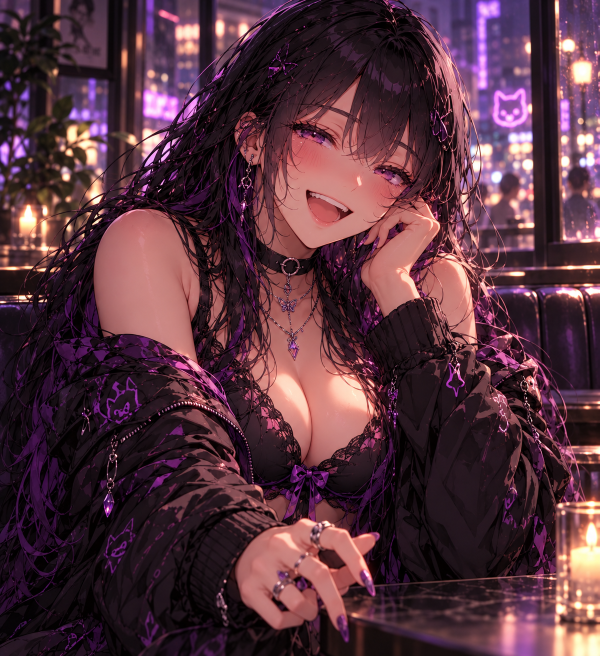
#> input picture images/characters/kuro/kuro_happy_neon_cafe.png, 1199 x 1312 px, found by its file name (shown at 1/2 size)
$ python resize_image_test.py
#> lines starting #> are read from the running program, lines starting #| are printed output that depends on the picture
from pathlib import Path
from PIL import Image, ImageFilter, ImageEnhance

source = Path("images/characters/kuro/kuro_happy_neon_cafe.png")
target = Path("images/characters/kuro/kuro_happy_neon_cafe_landscape_test.png")
canvas_size = (1280, 720)

with Image.open(source) as opened:
#> opened is the input picture: PIL image 1199x1312 RGB; mean R, G, B 85.7, 50.7, 62
    original = opened.convert("RGBA")
    # Create a 16:9 background from the same artwork, blurred to fill the wide canvas.
    background = original.convert("RGB")
    scale = max(canvas_size[0] / background.width, canvas_size[1] / background.height)
    bg_size = (round(background.width * scale), round(background.height * scale))
    background = background.resize(bg_size, Image.Resampling.LANCZOS)
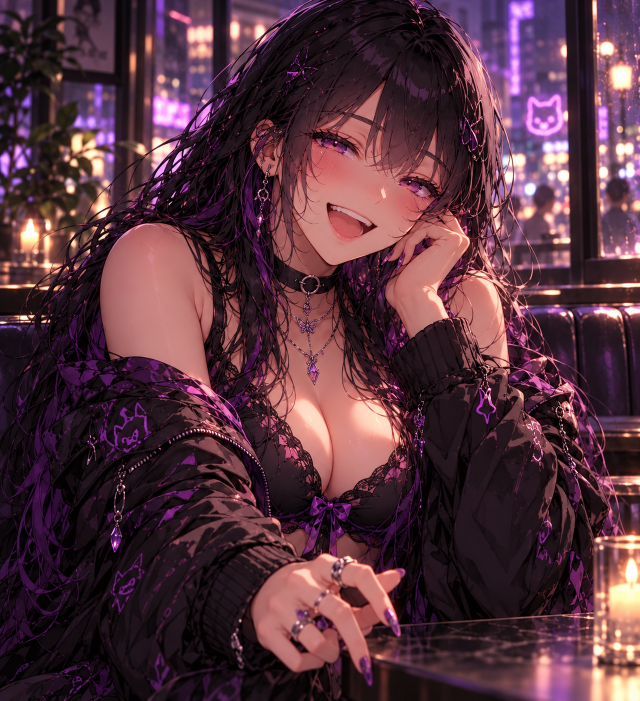
#> background: PIL image 1280x1401 RGB (shown at 1/2 size); mean R, G, B 85.7, 50.8, 62
    left = (background.width - canvas_size[0]) // 2
    top = (background.height - canvas_size[1]) // 2
    background = background.crop((left, top, left + canvas_size[0], top + canvas_size[1]))
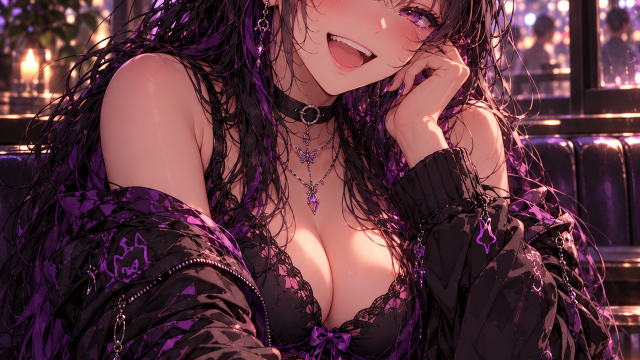
#> background: PIL image 1280x720 RGB (shown at 1/2 size); mean R, G, B 91.8, 52.8, 61.5
    background = background.filter(ImageFilter.GaussianBlur(28))
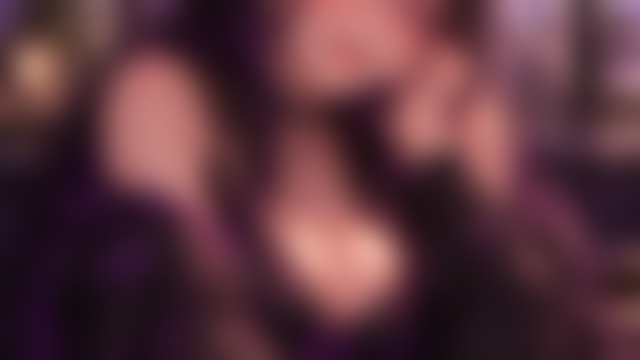
#> background: PIL image 1280x720 RGB (shown at 1/2 size); mean R, G, B 91.9, 52.8, 61.6
    background = ImageEnhance.Brightness(background).enhance(0.58)
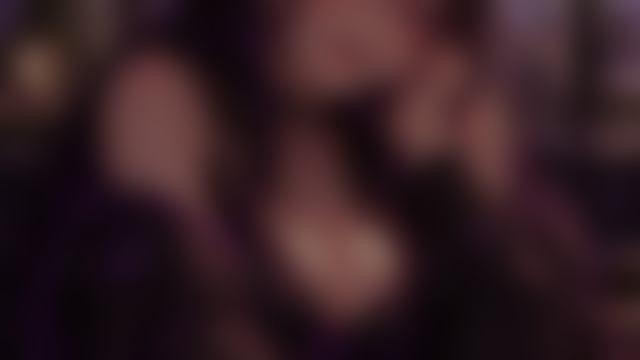
#> background: PIL image 1280x720 RGB (shown at 1/2 size); mean R, G, B 52.8, 30.1, 35.2

    # Keep the entire original image visible, without cropping or distorting it.
    foreground = original.copy()
    foreground.thumbnail(canvas_size, Image.Resampling.LANCZOS)
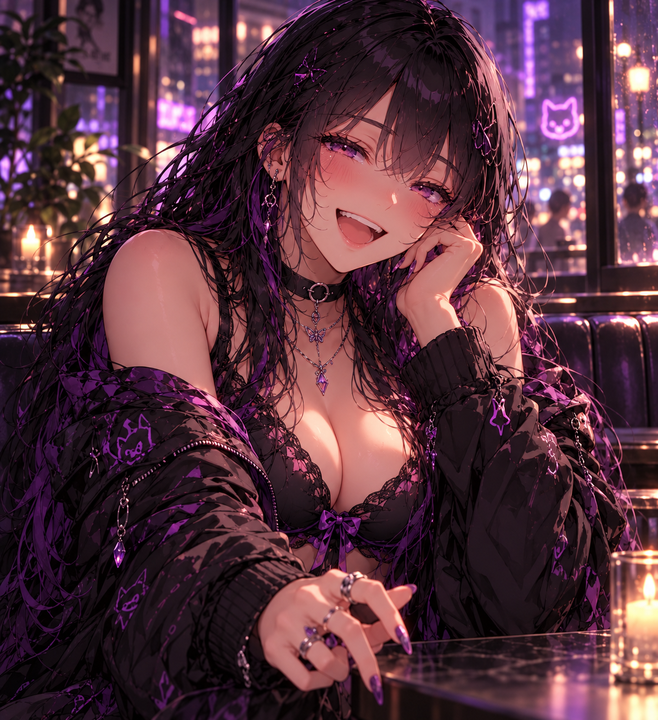
#> foreground: PIL image 658x720 RGBA; mean R, G, B, A 85.7, 50.8, 62, 255
    x = (canvas_size[0] - foreground.width) // 2
    y = (canvas_size[1] - foreground.height) // 2
    background = background.convert("RGBA")
#> background: PIL image 1280x720 RGBA
    background.alpha_composite(foreground, (x, y))
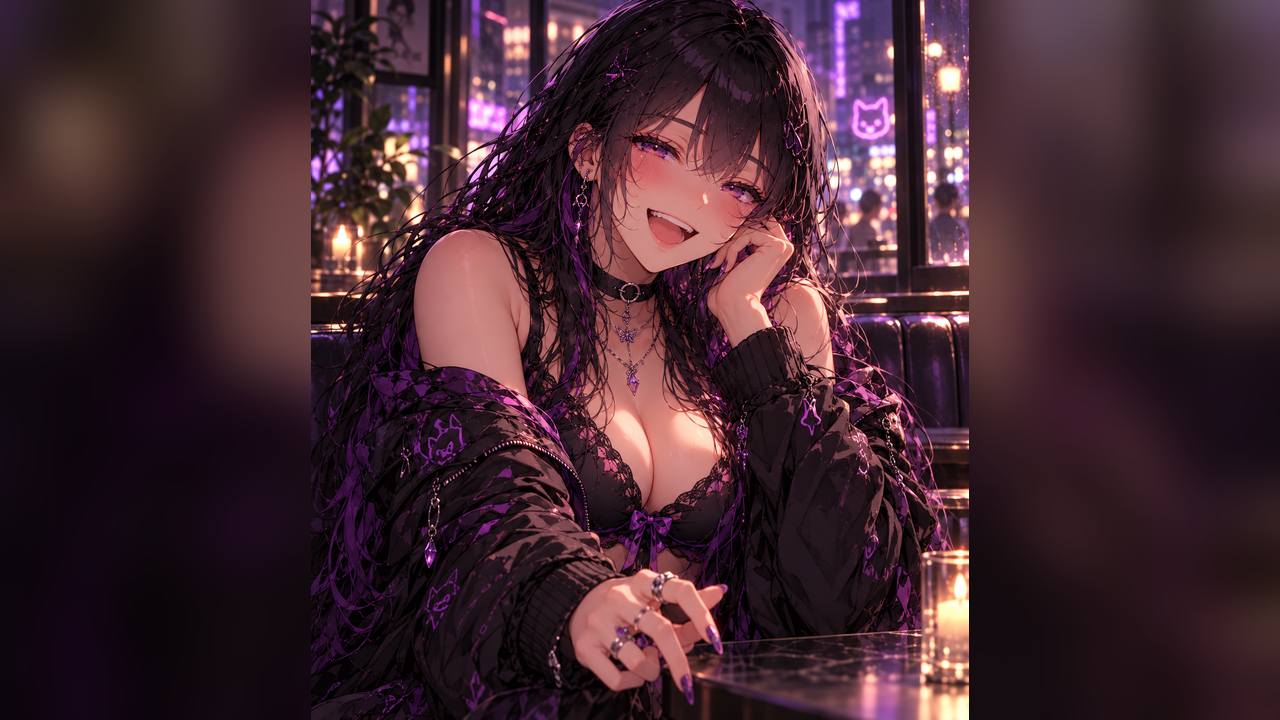
#> background: PIL image 1280x720 RGBA; mean R, G, B, A 66.2, 39.1, 48, 255
    background.convert("RGB").save(target, format="PNG", optimize=True)

    print(f"Original dimensions: {original.width}x{original.height}")
#| Original dimensions: 1199x1312
    print(f"Landscape dimensions: {canvas_size[0]}x{canvas_size[1]}")
    print("Original artwork is fully visible; no cropping or stretching.")
#> (the run stopped early here; a loop or call above may not have finished)

$ run again, with images/characters/kuro/kuro_affectionate_tender_gaze.png copied over images/characters/kuro/kuro_happy_neon_cafe.png
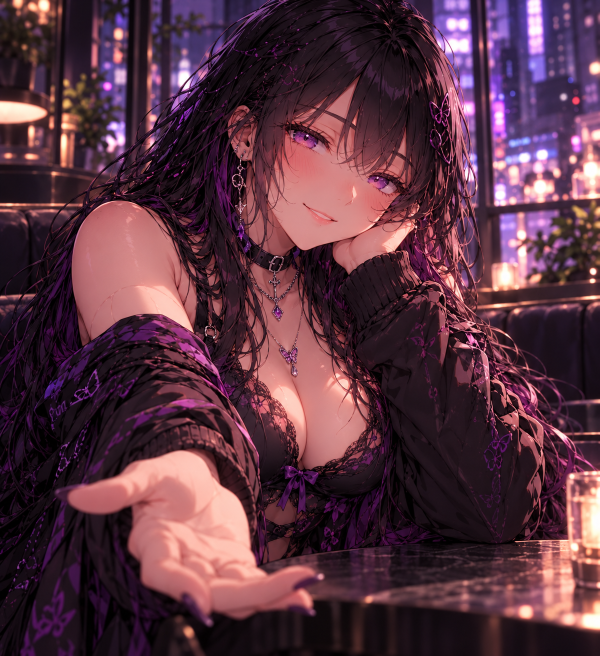
#> input picture images/characters/kuro/kuro_affectionate_tender_gaze.png, 1199 x 1312 px, found by its file name (shown at 1/2 size)
#> opened is the input picture: PIL image 1199x1312 RGB; mean R, G, B 88.5, 52, 65.5
#> `background = ImageEnhance.Brightness(background).enhance(0.58)`:
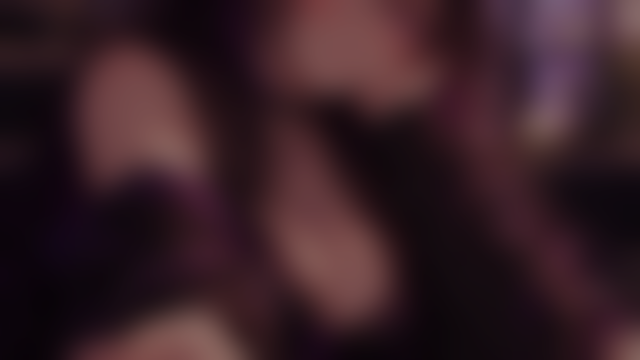
#> background: PIL image 1280x720 RGB (shown at 1/2 size); mean R, G, B 54.9, 31.1, 37.5
#> `background.alpha_composite(foreground, (x, y))`:
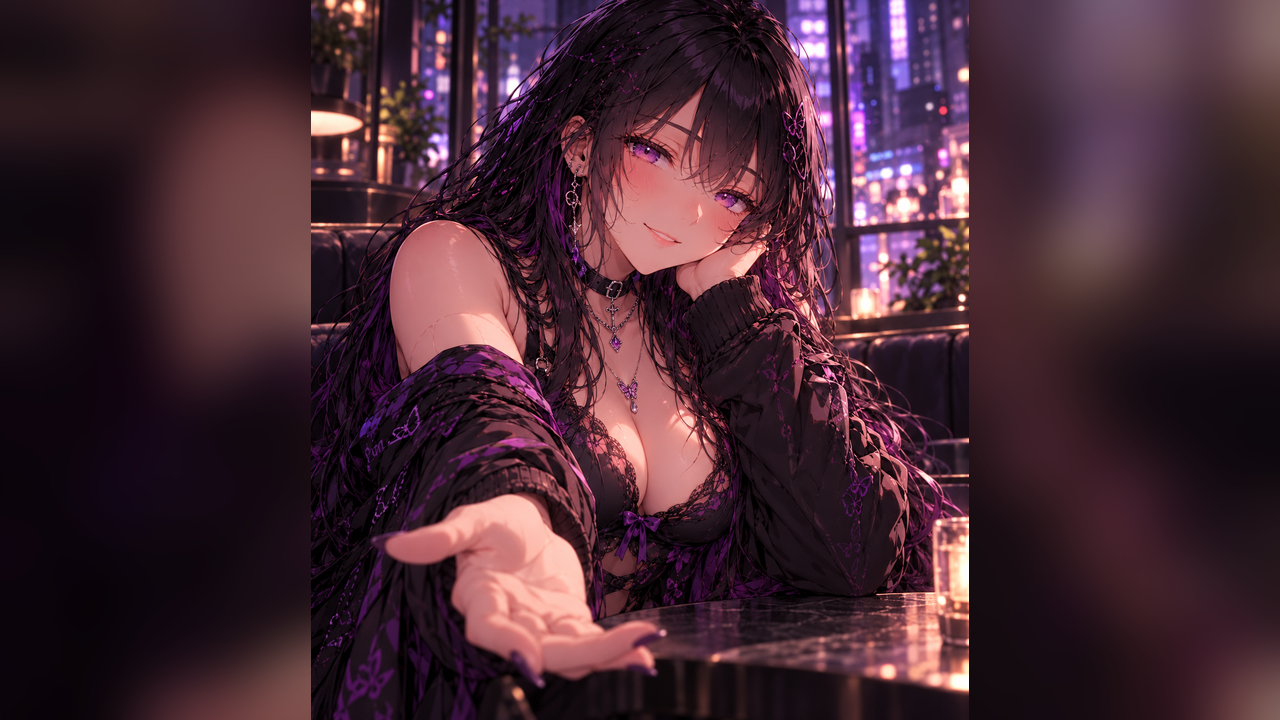
#> background: PIL image 1280x720 RGBA; mean R, G, B, A 69.2, 40.5, 51.3, 255
#| Original dimensions: 1199x1312

$ run again, with images/characters/kuro/kuro_angry_neon_cafe.png copied over images/characters/kuro/kuro_happy_neon_cafe.png
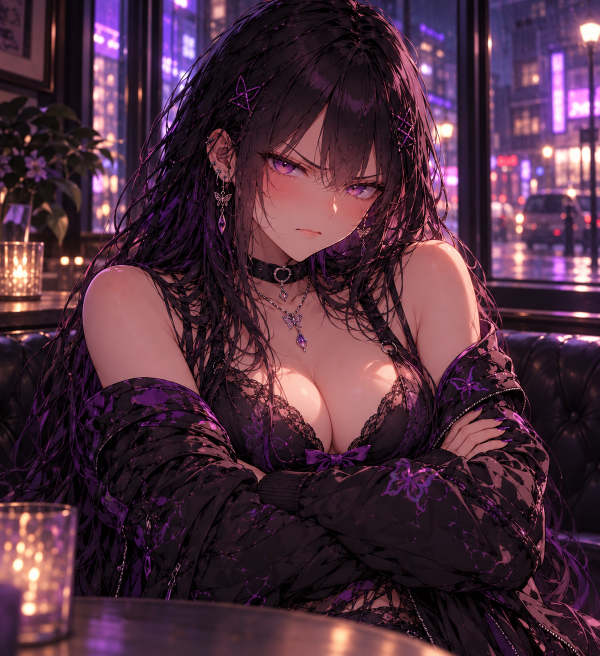
#> input picture images/characters/kuro/kuro_angry_neon_cafe.png, 1199 x 1312 px, found by its file name (shown at 1/2 size)
#> opened is the input picture: PIL image 1199x1312 RGB; mean R, G, B 77.3, 45.7, 61.5
#> `background = ImageEnhance.Brightness(background).enhance(0.58)`:
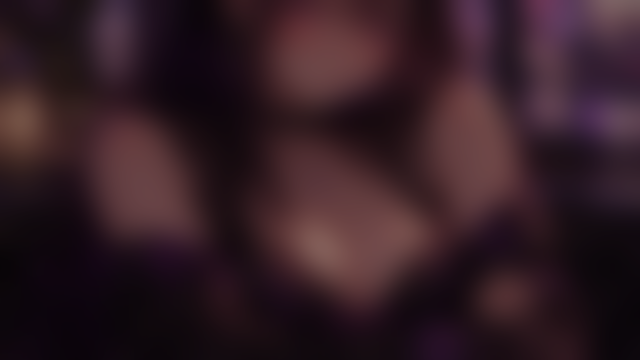
#> background: PIL image 1280x720 RGB (shown at 1/2 size); mean R, G, B 50.8, 29.3, 36.5
#> `background.alpha_composite(foreground, (x, y))`:
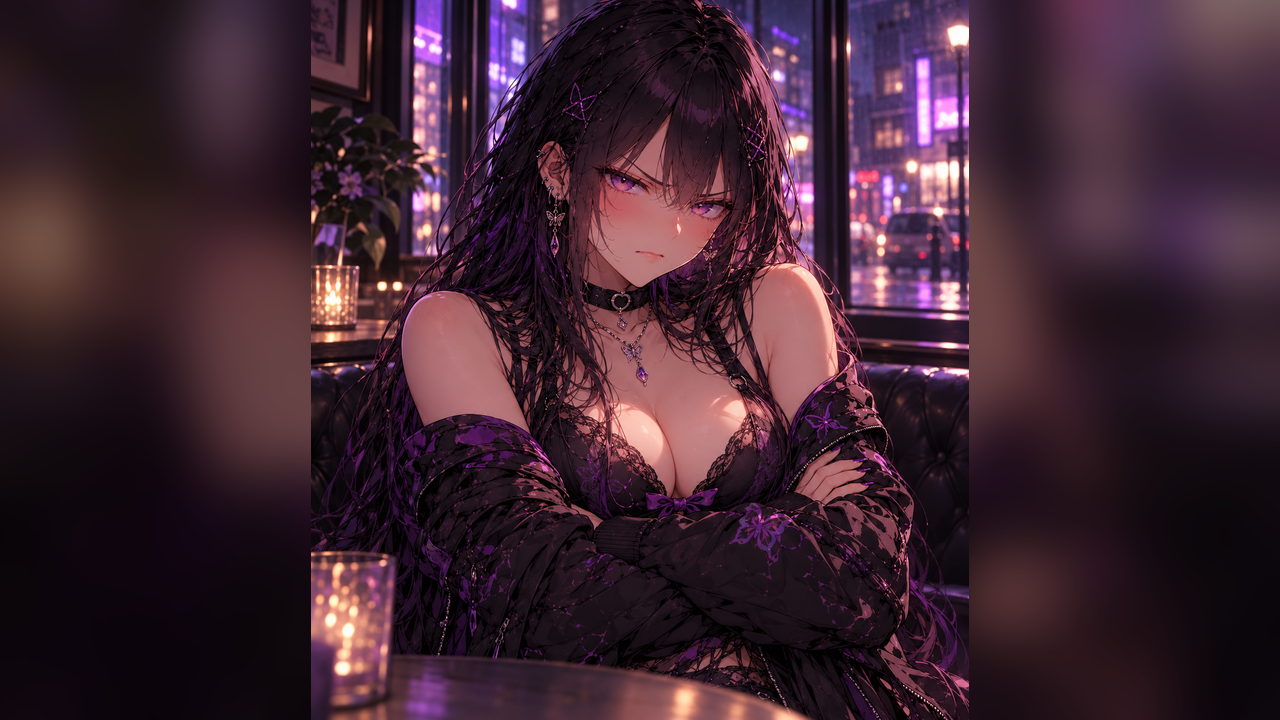
#> background: PIL image 1280x720 RGBA; mean R, G, B, A 62.5, 37, 49.4, 255
#| Original dimensions: 1199x1312
